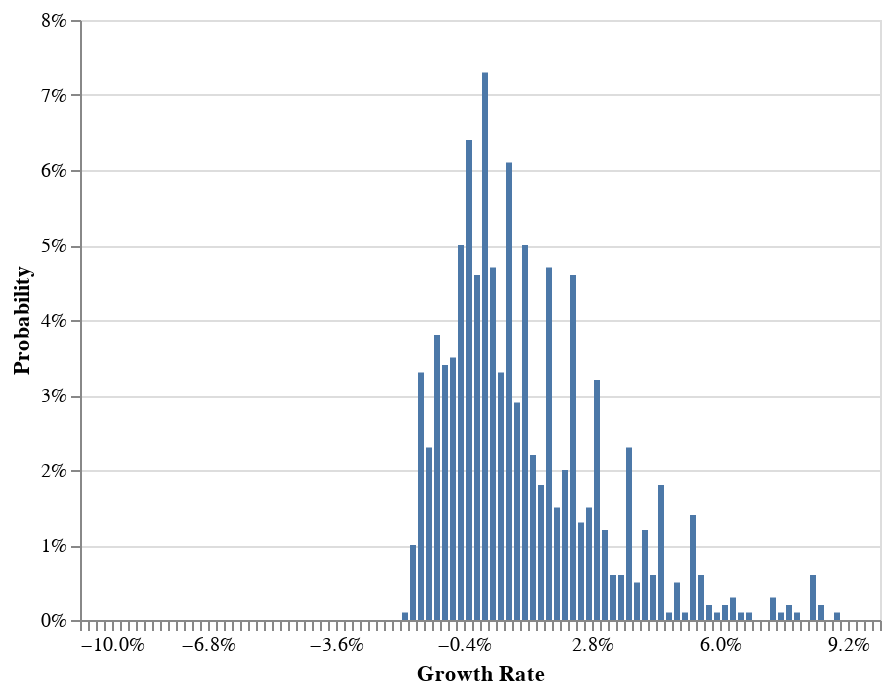

The code cell stored with this chart in its notebook:
### Code cell
kelly_w_bayes_estimate_no_wait.plot_growth_rate_distribution(
    n_games=N_games, min_max_growth_rate=[-0.1, 0.1], step_size=0.002
)

### Figure 1 — Vega-Lite specification as saved in the notebook (floating-point values rounded to 4 significant figures; data arrays with more than 128 entries replaced by an {"elided": "..."} marker saying what was removed)
{"config": {"view": {"continuousWidth": 400, "continuousHeight": 300}}, "data": {"name": "data-75638eae4d6704eb31cff6ec8d014fef"}, "mark": "bar", "encoding": {"x": {"axis": {"format": "%"}, "bin": {"extent": [-0.1, 0.1], "step": 0.002}, "field": "growth_rates", "title": "Growth Rate", "type": "quantitative"}, "y": {"aggregate": "sum", "axis": {"format": "%"}, "field": "pct", "title": "Probability", "type": "quantitative"}}, "transform": [{"joinaggregate": [{"op": "count", "field": "*", "as": "total"}]}, {"calculate": "1 / datum.total", "as": "pct"}], "$schema": "https://vega.github.io/schema/vega-lite/v4.17.0.json", "datasets": {"data-75638eae4d6704eb31cff6ec8d014fef": {"elided": "1000 records"}}}
